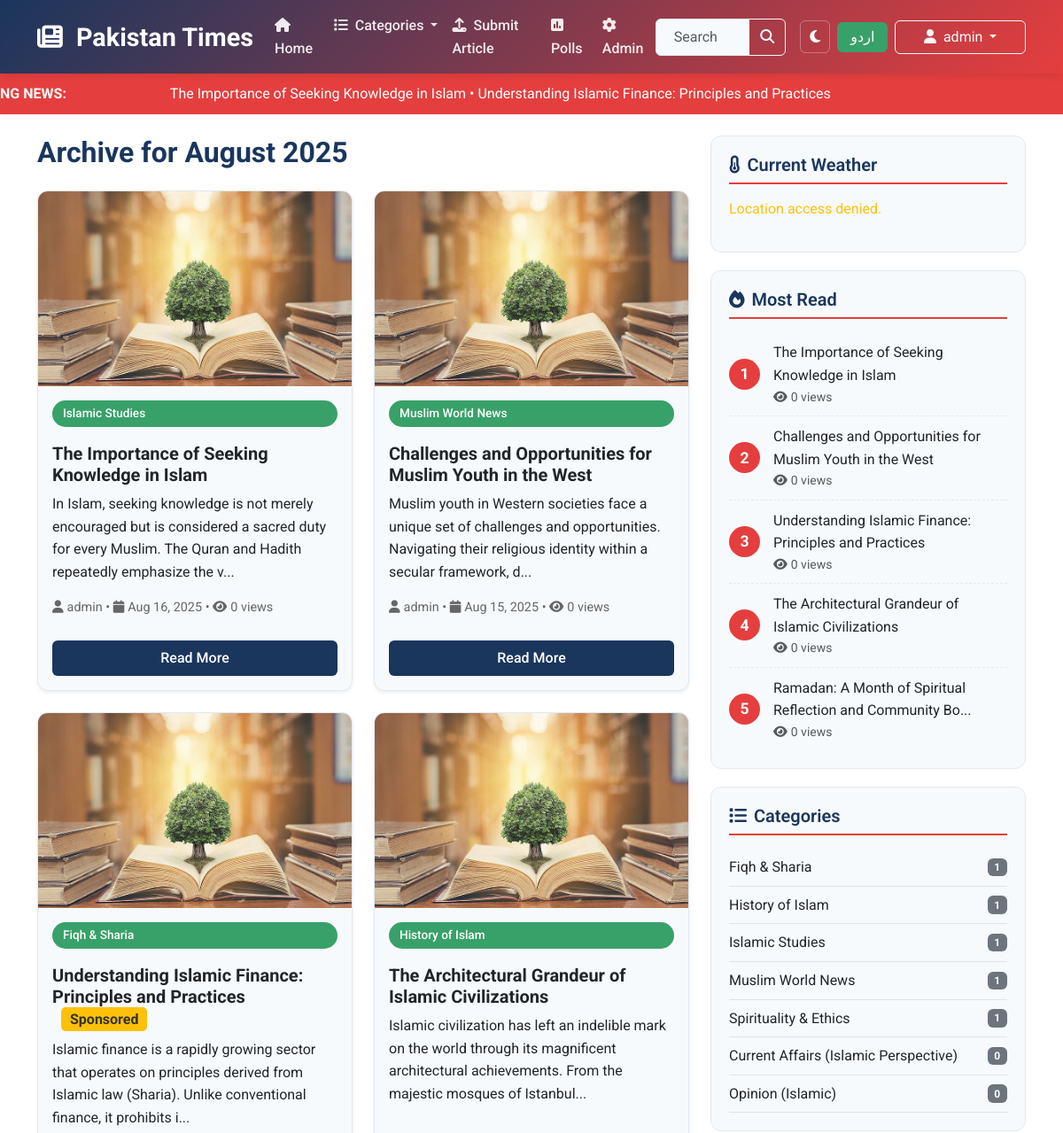
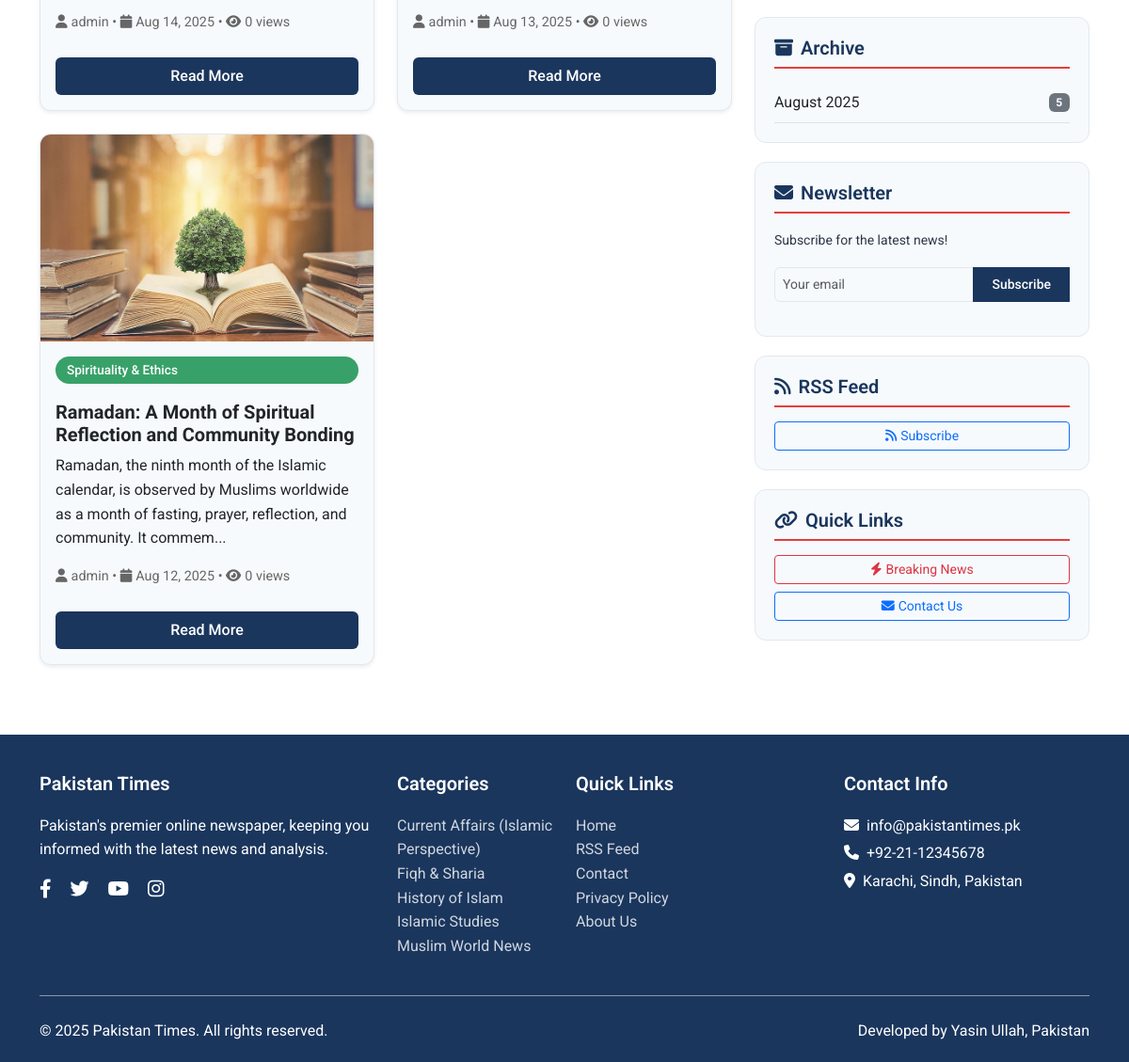
/general newspaper index.php?view=archive&year=2025&month=8&lang=en (signed in), run on the app's committed database (2 pictures, top to bottom).
### tables this page shows
CREATE TABLE `articles` (
  `id` int NOT NULL,
  `title_en` text NOT NULL,
  `title_ur` text NOT NULL,
  `content_en` longtext NOT NULL,
  `content_ur` longtext NOT NULL,
  `category_id` int DEFAULT NULL,
  `author_id` int DEFAULT NULL,
  `image` varchar(255) DEFAULT NULL,
  `is_breaking` tinyint(1) DEFAULT '0',
  `views` int DEFAULT '0',
  `likes` int DEFAULT '0',
  `status` enum('draft','published') DEFAULT 'published',
  `is_sponsored` tinyint(1) DEFAULT '0',
  `slug` varchar(255) DEFAULT NULL,
  `published_at` timestamp NULL DEFAULT CURRENT_TIMESTAMP,
  `created_at` timestamp NULL DEFAULT CURRENT_TIMESTAMP,
  `updated_at` timestamp NULL DEFAULT CURRENT_TIMESTAMP ON UPDATE CURRENT_TIMESTAMP,
  `seo_meta_title_en` varchar(255) DEFAULT NULL,
  `seo_meta_title_ur` varchar(255) DEFAULT NULL,
  `seo_meta_description_en` text,
  `seo_meta_description_ur` text,
  `seo_keywords_en` text,
  `seo_keywords_ur` text
);

CREATE TABLE `categories` (
  `id` int NOT NULL,
  `name_en` varchar(100) NOT NULL,
  `name_ur` varchar(100) NOT NULL,
  `slug` varchar(100) NOT NULL
);

CREATE TABLE `users` (
  `id` int NOT NULL,
  `username` varchar(100) NOT NULL,
  `email` varchar(255) NOT NULL,
  `password` varchar(255) NOT NULL,
  `role` enum('admin','editor','public') DEFAULT 'public',
  `avatar` varchar(255) DEFAULT NULL,
  `bio_en` text,
  `bio_ur` text,
  `social_links` json DEFAULT NULL,
  `created_at` timestamp NULL DEFAULT CURRENT_TIMESTAMP
);

### general newspaper index.php (the view, shortened to what the rows shown need)
<?php
$db_host = 'localhost';
$db_user = 'root';
$db_pass = 'root';
$db_name = 'newspaper_db';
$conn = new mysqli($db_host, $db_user, $db_pass, $db_name);
$conn->set_charset("utf8mb4");
$lang = $_GET['lang'] ?? $_SESSION['lang'] ?? 'en';
$view = $_GET['view'] ?? 'home';
?>
<!DOCTYPE html>
<html lang="<?= $lang ?>" dir="<?= $lang === 'ur' ? 'rtl' : 'ltr' ?>">
<head>
    <link href="https://cdnjs.cloudflare.com/ajax/libs/bootstrap/5.3.2/css/bootstrap.min.css" rel="stylesheet">
    <link href="https://cdnjs.cloudflare.com/ajax/libs/font-awesome/6.4.0/css/all.min.css" rel="stylesheet">
</head>
<body>
    <main class="container my-4">
        <div class="row">
            <div class="<?php echo ($view === 'admin') ? 'col-12' : 'col-lg-8'; ?>">
                <?php
                switch ($view) {
                    case 'archive':
                        include_archive_view();
                        break;
                }
                ?>
                <?php
                function include_archive_view()
                {
                    global $conn, $lang;
                    $year = $_GET['year'] ?? null;
                    $month = $_GET['month'] ?? null;
                    $month_name_en = date('F', mktime(0, 0, 0, $month, 1, $year));
                    $display_heading = $lang === 'ur' ? "$month_name_en $year کی آرکائیو" : "Archive for $month_name_en $year";
                    echo '<h2 class="mb-4">' . $display_heading . '</h2>';
                    $page = $_GET['page'] ?? 1;
                    $limit = 6;
                    $offset = ($page - 1) * $limit;
                    $articles_query = "
                        SELECT a.*, c.name_en, c.name_ur, u.username
                        FROM articles a
                        LEFT JOIN categories c ON a.category_id = c.id
                        LEFT JOIN users u ON a.author_id = u.id
                        WHERE YEAR(a.published_at) = ? AND MONTH(a.published_at) = ? AND a.status = 'published' AND a.published_at <= NOW()
                        ORDER BY a.published_at DESC
                        LIMIT ? OFFSET ?
                    ";
                    $stmt = $conn->prepare($articles_query);
                    $stmt->bind_param("iiii", $year, $month, $limit, $offset);
                    $stmt->execute();
                    $articles = $stmt->get_result();
                    echo '<div class="row">';
                    while ($article = $articles->fetch_assoc()) {
                        $title = $lang === 'ur' ? $article['title_ur'] : $article['title_en'];
                        $content = $lang === 'ur' ? $article['content_ur'] : $article['content_en'];
                        $category = $lang === 'ur' ? ($article['name_ur'] ?? 'نامعلوم') : ($article['name_en'] ?? 'Unknown');
                        echo '<div class="col-md-6 mb-4">';
                        echo '<div class="card h-100 shadow-sm">';
                        if ($article['image']) {
                            echo '<img src="' . htmlspecialchars($article['image']) . '" class="card-img-top" alt="' . htmlspecialchars($title) . '">';
                        } else {
                            echo '<img src="https://via.placeholder.com/600x400/ccc/white?text=No+Image" class="card-img-top" alt="No image available">';
                        }
                        echo '<div class="card-body d-flex flex-column">';
                        echo '<span class="category-badge">' . htmlspecialchars($category) . '</span>';
                        echo '<h5 class="card-title mt-2">' . htmlspecialchars($title);
                        if ($article['is_sponsored']) {
                            echo ' <span class="sponsored-badge">' . ($lang === 'ur' ? 'سپانسر شدہ' : 'Sponsored') . '</span>';
                        }
                        echo '</h5>';
                        echo '<p class="card-text">' . htmlspecialchars(substr(strip_tags($content), 0, 150)) . '...</p>';
                        echo '<div class="meta-info mt-auto">';
                        echo '<i class="fas fa-user me-1"></i>' . htmlspecialchars($article['username'] ?? ($lang === 'ur' ? 'نامعلوم مصنف' : 'Unknown Author')) . ' • ';
                        echo '<i class="fas fa-calendar me-1"></i>' . date('M j, Y', strtotime($article['published_at'])) . ' • ';
                        echo '<i class="fas fa-eye me-1"></i>' . $article['views'] . ' ' . ($lang === 'ur' ? 'مناظر' : 'views');
                        echo '</div>';
                        echo '<a href="?view=article&id=' . $article['id'] . '&lang=' . $lang . '" class="btn btn-primary mt-3">';
                        echo $lang === 'ur' ? 'مکمل پڑھیں' : 'Read More';
                        echo '</a>';
                        echo '</div></div></div>';
                    }
                    echo '</div>';
                }
                ?>
            </div>
            <?php if ($view !== 'admin'): ?>
                <aside class="col-lg-4">
                    <div class="sidebar print-hidden">
                        <?php
                        $most_read_query = $conn->query("
                        SELECT * FROM articles
                        WHERE status = 'published' AND published_at <= NOW()
                        ORDER BY views DESC
                        LIMIT 5
                    ");
                        $counter = 1;
                        while ($article = $most_read_query->fetch_assoc()):
                            $title = $lang === 'ur' ? $article['title_ur'] : $article['title_en'];
                        ?>
                            <div class="most-read-item">
                                <div class="most-read-number"><?= $counter ?></div>
                                <div>
                                    <a href="?view=article&id=<?= $article['id'] ?>&lang=<?= $lang ?>" class="text-decoration-none text-dark">
                                        <?= htmlspecialchars(mb_strimwidth($title, 0, 60, "...")) ?>
                                    </a>
                                    <div class="small text-muted" dir="ltr">
                                        <i class="fas fa-eye me-1"></i><span class="view-count"><?= $article['views'] ?></span> <?= $lang === 'ur' ? 'مناظر' : 'views' ?>
                                    </div>
                                </div>
                            </div>
                        <?php $counter++;
                        endwhile; ?>
                    </div>
                    <div class="sidebar print-hidden">
                        <?php
                        $categories_sidebar_query = $conn->query("
                        SELECT c.*, COUNT(a.id) as article_count
                        FROM categories c
                        LEFT JOIN articles a ON c.id = a.category_id AND a.status = 'published' AND a.published_at <= NOW()
                        GROUP BY c.id
                        ORDER BY article_count DESC, c.name_en
                    ");
                        while ($cat = $categories_sidebar_query->fetch_assoc()):
                            $cat_name = $lang === 'ur' ? $cat['name_ur'] : $cat['name_en'];
                        ?>
                            <a href="?view=category&cat=<?= $cat['slug'] ?>&lang=<?= $lang ?>" class="d-flex justify-content-between align-items-center py-2 border-bottom text-decoration-none text-dark">
                                <span><?= htmlspecialchars($cat_name) ?></span>
                                <span class="badge bg-secondary category-count"><?= $cat['article_count'] ?></span>
                            </a>
                        <?php endwhile; ?>
                    </div>
                </aside>
            <?php endif; ?>
        </div>
    </main>
    <footer class="footer print-hidden">
        <div class="container">
            <div class="row">
                <div class="col-md-2 mb-4 mb-md-0">
                    <ul class="list-unstyled">
                        <?php
                        $footer_cats = $conn->query("SELECT * FROM categories ORDER BY name_en LIMIT 5");
                        while ($cat = $footer_cats->fetch_assoc()):
                        ?>
                            <li><a href="?view=category&cat=<?= $cat['slug'] ?>&lang=<?= $lang ?>">
                                    <?= $lang === 'ur' ? $cat['name_ur'] : $cat['name_en'] ?>
                                </a></li>
                        <?php endwhile; ?>
                    </ul>
                </div>
            </div>
        </div>
    </footer>
</body>
</html>

### data on the page
articles: image (picture), category.name_en "Islamic Studies", title_en "The Importance of Seeking Knowledge in Islam", content_en "In Islam, seeking knowledge is not merely encouraged but is considered a sacred duty for every Muslim. The Quran and Hadith repeatedly emphasize the v", author.username "admin", published_at "Aug 16, 2025", views "0"
articles: image (picture), category.name_en "Muslim World News", title_en "Challenges and Opportunities for Muslim Youth in the West", content_en "Muslim youth in Western societies face a unique set of challenges and opportunities. Navigating their religious identity within a secular framework, d", author.username "admin", published_at "Aug 15, 2025", views "0"
articles: image (picture), category.name_en "Fiqh & Sharia", title_en "Understanding Islamic Finance: Principles and Practices", is_sponsored "Sponsored", content_en "Islamic finance is a rapidly growing sector that operates on principles derived from Islamic law (Sharia). Unlike conventional finance, it prohibits i", author.username "admin", published_at "Aug 14, 2025", views "0"
articles: image (picture), category.name_en "History of Islam", title_en "The Architectural Grandeur of Islamic Civilizations", content_en "Islamic civilization has left an indelible mark on the world through its magnificent architectural achievements. From the majestic mosques of Istanbul", author.username "admin", published_at "Aug 13, 2025", views "0"
articles: image (picture), category.name_en "Spirituality & Ethics", title_en "Ramadan: A Month of Spiritual Reflection and Community Bonding", content_en "Ramadan, the ninth month of the Islamic calendar, is observed by Muslims worldwide as a month of fasting, prayer, reflection, and community. It commem", author.username "admin", published_at "Aug 12, 2025", views "0", title_en "Ramadan: A Month of Spiritual Reflection and Community Bo..."
categories: name_en "Fiqh & Sharia", article_count "1"
categories: name_en "History of Islam", article_count "1"
categories: name_en "Islamic Studies", article_count "1"
categories: name_en "Muslim World News", article_count "1"
categories: name_en "Spirituality & Ethics", article_count "1"
categories: name_en "Current Affairs (Islamic Perspective)", article_count "0"
categories: name_en "Opinion (Islamic)", article_count "0"

### other printed values
$_SESSION['username'] "admin"
implode(' • ', $news_items) "The Importance of Seeking Knowledge in Islam • Understanding Islamic Finance: Principles and Practices"
$display_heading "Archive for August 2025"
$month_name_display "August"
$archive['year'] "2025"
$archive['count'] "5"
